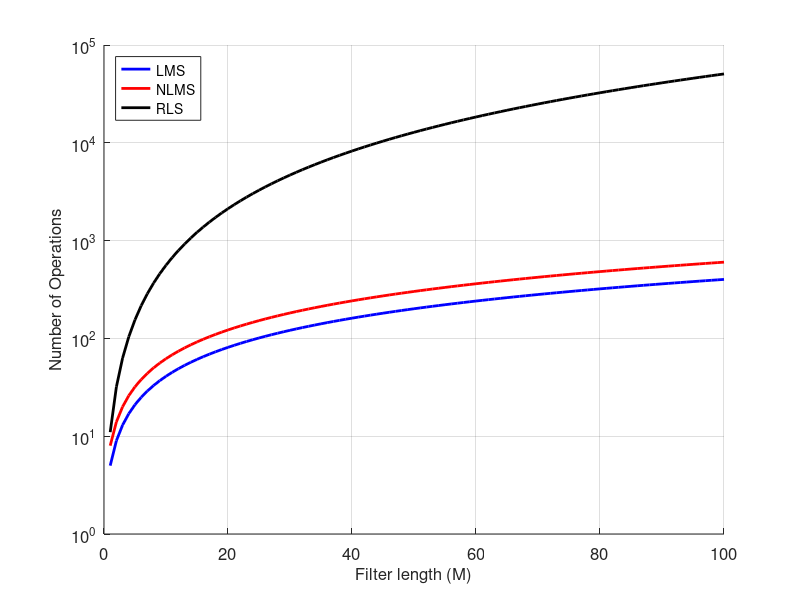

Reproduce this figure in MATLAB. (Note: this script raises an error after producing the figure.)
clear all
close all

% Parameters
M = 1:100; % Filter lengths
LMS_complexity = 4 * M + 1; % LMS: 4M + 1 operations
NLMS_complexity = 6 * M + 2; % NLMS: 6M + 2 operations
RLS_complexity = 5 * M.^2 + 6 * M; % RLS: 5M^2 + 6M operations

% Plotting
figure;
hold on;
grid on;
set(gca, 'YScale', 'log'); % Set y-axis to logarithmic scale
set(gca, 'FontSize', 12); % Font size for readability

% Plot each algorithm's complexity with different colors
plot(M, LMS_complexity, 'b-', 'LineWidth', 2, 'DisplayName', 'LMS'); % Blue line for LMS
plot(M, NLMS_complexity, 'r-', 'LineWidth', 2, 'DisplayName', 'NLMS'); % Red line for NLMS
plot(M, RLS_complexity, 'k-', 'LineWidth', 2, 'DisplayName', 'RLS'); % Black line for RLS

% Labels and title
%title('Computational Complexity of the Adaptive Algorithms', 'FontSize', 14, 'FontWeight', 'bold');
xlabel('Filter length (M)', 'FontSize', 12);
ylabel('Number of Operations', 'FontSize', 12);

% Legend
legend('Location', 'northwest', 'FontSize', 10);

% Adjust axes limits
xlim([0 100]); % x-axis limit
ylim([10^0 10^5]); % y-axis limit

hold off;

% Crop the figure and save as PDF
tightfig();
saveas(gcf, 'filter_complexity.pdf');

function tightfig()
    % Tighten the figure by removing excess whitespace
    set(gcf, 'Units', 'Inches');
    pos = get(gcf, 'Position');
    set(gcf, 'PaperUnits', 'Inches');
    set(gcf, 'PaperSize', [pos(3) pos(4)]);
    set(gcf, 'PaperPosition', [0 0 pos(3) pos(4)]);
end